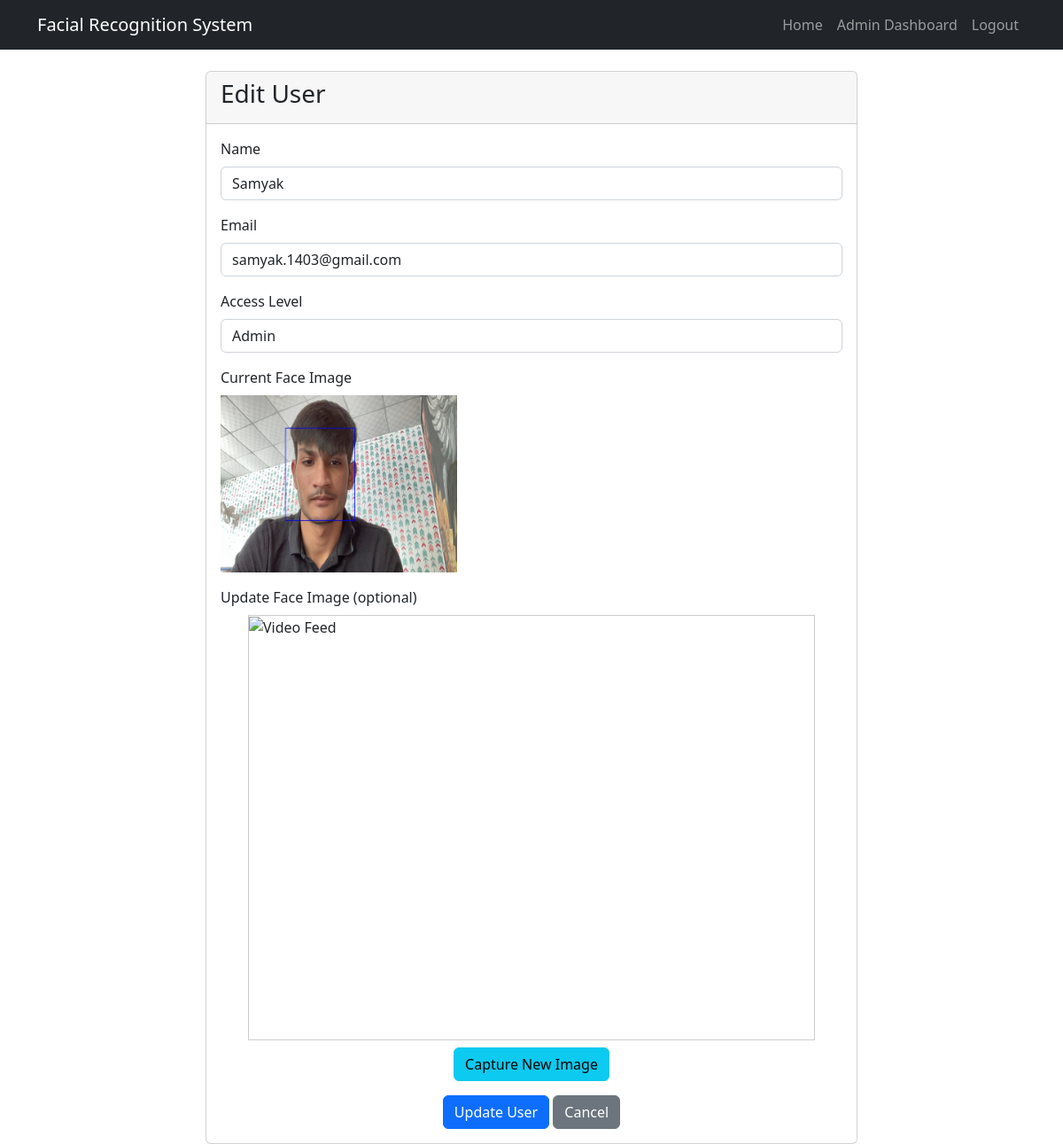
The app's page /edit_user/1 (signed in) with its own data.
### tables this page shows
CREATE TABLE users (
        id INTEGER PRIMARY KEY AUTOINCREMENT,
        name TEXT NOT NULL,
        email TEXT NOT NULL,
        image_path TEXT NOT NULL,
        access_level TEXT NOT NULL,
        created_at TIMESTAMP DEFAULT CURRENT_TIMESTAMP
    );

### .ipynb_checkpoints/app-checkpoint.py (the view, shortened to what this page needs)
@app.route('/edit_user/<int:user_id>', methods=['GET', 'POST'])
def edit_user(user_id):
    if not session.get('admin_logged_in'):
        return redirect(url_for('admin_login'))
    user = get_user_by_id(user_id)
    if not user:
        flash('User not found', 'error')
        return redirect(url_for('admin_dashboard'))
    return render_template('edit_user.html', user=user)

### .ipynb_checkpoints/app-checkpoint.py (called while the page is built)
def get_user_by_id(user_id):
    conn = sqlite3.connect('facial_recognition.db')
    conn.row_factory = sqlite3.Row
    cursor = conn.cursor()
    cursor.execute("SELECT * FROM users WHERE id = ?", (user_id,))
    user = cursor.fetchone()
    conn.close()
    return user

### templates/edit_user.html (shortened to what this page needs)
{% extends "layout.html" %}
{% block content %}
<div class="row">
    <div class="col-md-8 offset-md-2">
        <div class="card">
            <div class="card-header">
                <h3>Edit User</h3>
            </div>
            <div class="card-body">
                <form id="edit-user-form" method="POST" action="{{ url_for('edit_user', user_id=user.id) }}">
                    <div class="mb-3">
                        <label for="name" class="form-label">Name</label>
                        <input type="text" class="form-control" id="name" name="name" value="{{ user.name }}" required>
                    </div>
                    <div class="mb-3">
                        <label for="email" class="form-label">Email</label>
                        <input type="email" class="form-control" id="email" name="email" value="{{ user.email }}" required>
                    </div>
                    <div class="mb-3">
                        <label for="access_level" class="form-label">Access Level</label>
                        <select class="form-control" id="access_level" name="access_level" required>
                            <option value="admin" {% if user.access_level == 'admin' %}selected{% endif %}>Admin</option>
                        </select>
                    </div>
                    <div class="mb-3">
                        <label class="form-label">Current Face Image</label>
                        <div>
                            <img src="{{ url_for('static', filename=user.image_path.split('/')[-2] + '/' + user.image_path.split('/')[-1]) }}" alt="{{ user.name }}" class="img-fluid" style="max-height: 200px;">
                        </div>
                    </div>
                    <div class="mb-3">
                        <label class="form-label">Update Face Image (optional)</label>
                        <div class="video-container">
                            <img id="video" src="{{ url_for('video_feed') }}" alt="Video Feed">
                        </div>
                        <div class="text-center mt-2">
                            <button type="button" id="capture-btn" class="btn btn-info">Capture New Image</button>
                        </div>
                    </div>
                    <div class="text-center">
                        <button type="submit" class="btn btn-primary">Update User</button>
                        <a href="{{ url_for('admin_dashboard') }}" class="btn btn-secondary">Cancel</a>
                    </div>
                </form>
            </div>
        </div>
    </div>
</div>
{% endblock %}

### templates/layout.html (style rules this page uses)
.video-container { position: relative; width: 640px; height: 480px; margin: 0 auto; border: 1px solid #ccc; }
#video { width: 100%; height: 100%; object-fit: cover; }

### records on screen
users: name "Samyak", email "samyak.1403@gmail.com", access_level "Admin", image_path+name (picture)
